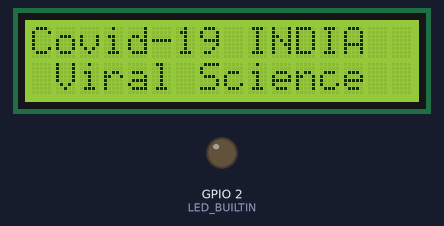
The program below on a simulated ESP8266 (NodeMCU). Parts: 16×2 character LCD, output pins drawn as LEDs (lit = HIGH, except the on-board LED, lit = LOW). WiFi joins after 1.5 s; servers stay silent unless stated; uploads are accepted with an empty reply; what the program prints to the serial monitor is not drawn.

Above: at 4.1 s.
At 5.2 s:
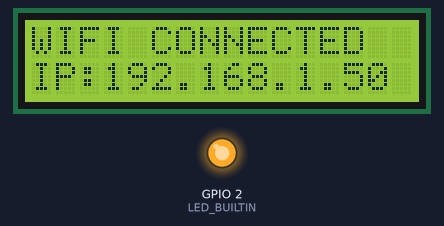
At 7.2 s:
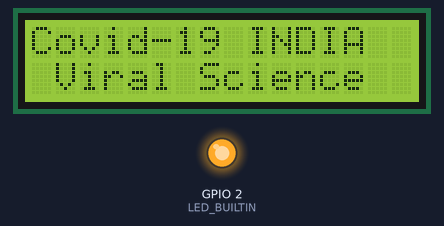
At 8.5 s:
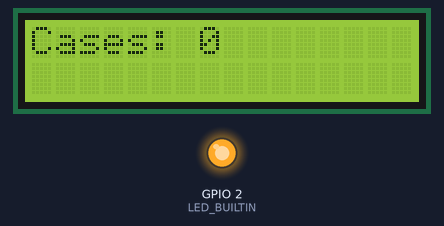
Timing chart, 0 to 10.0 s (numbered marks = the images above):
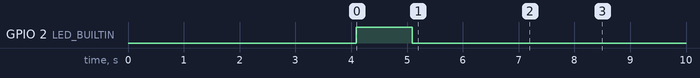

Measured:
- what the display in image 0 shows lasts 3.0 s, from 2.1 s to 5.1 s
- what the display in image 1 shows lasts 2.1 s, from 5.1 s to 7.2 s
- what the display in image 2 shows lasts 1.2 s, from 7.2 s to 8.4 s

The program:

main.cpp
```cpp
#include <Arduino.h>
#include <ESP8266WiFi.h>
#include <LiquidCrystal_I2C.h>
#include <ArduinoJson.h>
#ifndef STASSID
// #define STASSID "Kalathiparambil"
// #define PASSWORD "Abin@1999"
#define LED LED_BUILTIN
#define H HIGH
#define L LOW
#define STASSID "abjs"
#define PASSWORD "abinjoseph"
#define HOST "covid-19-tracker-abjs.vercel.app"
#define HOST_FINGERPRINT "1fa81791acb6d1b94ea2241d6461daad88157c5e"
#endif
WiFiClientSecure client;
const char *ssid = STASSID;
const char *password = PASSWORD;
String outputLineTow;
int Cases, Deaths, Recovered, Active;
int lcdColumns = 16;
int lcdRows = 2;
LiquidCrystal_I2C lcd(0x27, lcdColumns, lcdRows);

void makeHTTPRequest()
{

  if (!client.connect(HOST, 443))
  {
    Serial.println(F("Connection failed"));
    return;
  }

  // give the esp a breather
  yield();

  client.print(F("GET "));
  client.print("/api/india");
  client.println(F(" HTTP/1.1"));

  //Headers
  client.print(F("Host: "));
  client.println(HOST);
  client.println(F("Cache-Control: no-cache"));
  if (client.println() == 0)
  {
    Serial.println(F("Failed to send request"));
    return;
  }
  //delay(100);
  // Check HTTP status
  char status[32] = {0};
  client.readBytesUntil('\r', status, sizeof(status));
  if (strcmp(status, "HTTP/1.1 200 OK") != 0)
  {
    Serial.print(F("Unexpected response: "));
    Serial.println(status);
    return;
  }

  // Skip HTTP headers
  char endOfHeaders[] = "\r\n\r\n";
  if (!client.find(endOfHeaders))
  {
    Serial.println(F("Invalid response"));
    return;
  }

  while (client.available() && client.peek() != '{')
  {
    char c = 0;
    client.readBytes(&c, 1);
    Serial.print(c);
    Serial.println("BAD");
  }

  //  // While the client is still availble read each
  //  // byte and print to the serial monitor
  //  while (client.available()) {
  //    char c = 0;
  //    client.readBytes(&c, 1);
  //    Serial.print(c);
  //  }

  //Use the ArduinoJson Assistant to calculate this:

  //StaticJsonDocument<192> doc;
  DynamicJsonDocument doc(192); //For ESP32/ESP8266 you'll mainly use dynamic.

  DeserializationError error = deserializeJson(doc, client);

  if (!error)
  {
    Cases = doc["Cases"];
    Deaths = doc["Deaths"];
    Recovered = doc["Recovered"];
    Active = doc["Active"];
    outputLineTow[0] = '\0';
    outputLineTow += "Deaths :";
    outputLineTow += Deaths;
    outputLineTow += " Recovered :";
    outputLineTow += Recovered;
    outputLineTow += " Active :";
    outputLineTow += Active;
    outputLineTow += " " + outputLineTow;
    Serial.print("Cases: ");
    Serial.println(Cases);
    Serial.print(" Deaths: ");
    Serial.println(Deaths);
    Serial.print(" Recovered: ");
    Serial.println(Recovered);
    Serial.print(" Active: ");
    Serial.println(Active);
    Serial.println(outputLineTow);
  }
  else
  {
    Serial.print(F("deserializeJson() failed: "));
    Serial.println(error.f_str());
    return;
  }
}
void scrollText(int row, String message, int delayTime, int lcdColumns)
{
  for (int i = 0; i < lcdColumns; i++)
  {
    message = " " + message;
  }
  message = message + " ";
  for (int pos = 0; pos < message.length(); pos++)
  {
    lcd.setCursor(0, row);
    lcd.print(message.substring(pos, pos + lcdColumns));
    delay(delayTime);
  }
  for (int pos = 0; pos < message.length(); pos++)
  {
    lcd.setCursor(0, row);
    lcd.print(message.substring(pos, pos + lcdColumns));
    delay(delayTime);
  }
}
void setup()
{
  delay(2000);
  pinMode(LED_BUILTIN, OUTPUT);
  lcd.init();
  lcd.backlight();
  lcd.setCursor(0, 0);
  lcd.print("Covid-19 INDIA");
  lcd.setCursor(1, 1);
  lcd.print("Viral Science");
  Serial.begin(9600);
  delay(1000);
  WiFi.mode(WIFI_STA);
  WiFi.disconnect();
  WiFi.begin(ssid, password);
  while (WiFi.status() != WL_CONNECTED)
  {
    delay(1000);
    digitalWrite(LED_BUILTIN, H);
    Serial.print(".");
  }
  if (WiFi.status() == WL_CONNECTED)
  {
    digitalWrite(LED_BUILTIN, L);
    lcd.clear();
    lcd.setCursor(0, 0);
    lcd.print("WIFI CONNECTED");
    lcd.setCursor(0, 1);
    lcd.print("IP:");
    lcd.setCursor(3, 1);
    lcd.print(WiFi.localIP());
    Serial.println("Connected to the WiFi network");
    Serial.println(WiFi.localIP());
    delay(2000);
    lcd.clear();
    lcd.setCursor(0, 0);
    lcd.print("Covid-19 INDIA");
    lcd.setCursor(1, 1);
    lcd.print("Viral Science");
  }
  // client.setFingerprint(HOST_FINGERPRINT);
  client.setInsecure();
}

void loop()
{
  if (WiFi.status() == WL_CONNECTED)
  {
    digitalWrite(LED_BUILTIN, L);
  }
  while (WiFi.status() != WL_CONNECTED)
  {
    digitalWrite(LED_BUILTIN, H);
    lcd.clear();
    lcd.setCursor(0, 0);
    lcd.print("WIFI DISCONNECTED");
    WiFi.disconnect();
    WiFi.begin(ssid, password);
    delay(3000);
    digitalWrite(LED_BUILTIN, L);
    delay(2000);
    Serial.println("Reconnecting to WiFi..");
  }
  makeHTTPRequest();
  lcd.clear();
  lcd.setCursor(0, 0);
  lcd.print("Cases:");
  lcd.setCursor(7, 0);
  lcd.print(Cases);
  lcd.setCursor(0, 1);
  scrollText(1, outputLineTow, 750, lcdColumns);
  delay(20000);
}
```
